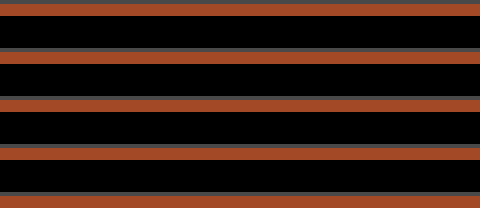

Tiled map render using the project's own tile images. Description and the map definition, with tile-layer contents summarised, below:
An orthogonal 30x13 tile map with 16x16 px tiles, 1 tile layer (background), 2 tilesets and 5 objects.

<map version="1.0" orientation="orthogonal" renderorder="right-down" width="30" height="13" tilewidth="16" tileheight="16" nextobjectid="74">
 <tileset firstgid="1" name="dirt" tilewidth="16" tileheight="16" tilecount="100" columns="10">
  <image source="dirt.png" width="160" height="160" />
 </tileset>
 <tileset firstgid="101" name="dirt" tilewidth="16" tileheight="16" tilecount="100" columns="10">
  <image source="dirt.png" width="160" height="160" />
 </tileset>
 <layer name="background" width="30" height="13">
  <data>[390 cells, 150 non-empty, 1 distinct tile ids]</data>
 </layer>
 <objectgroup name="ground">
  <object id="57" x="0" y="192" width="480" height="16" />
  <object id="61" x="17" y="-55.8333" width="43.5" height="263.333" />
  <object id="65" x="480" y="-12" height="220" />
  <object id="70" x="0" y="-64" width="476.667" height="42.6667" />
  <object id="73" x="178.25" y="-54.1665" width="43.5" height="263.333" />
 </objectgroup>
 <objectgroup name="collisionground" />
</map>